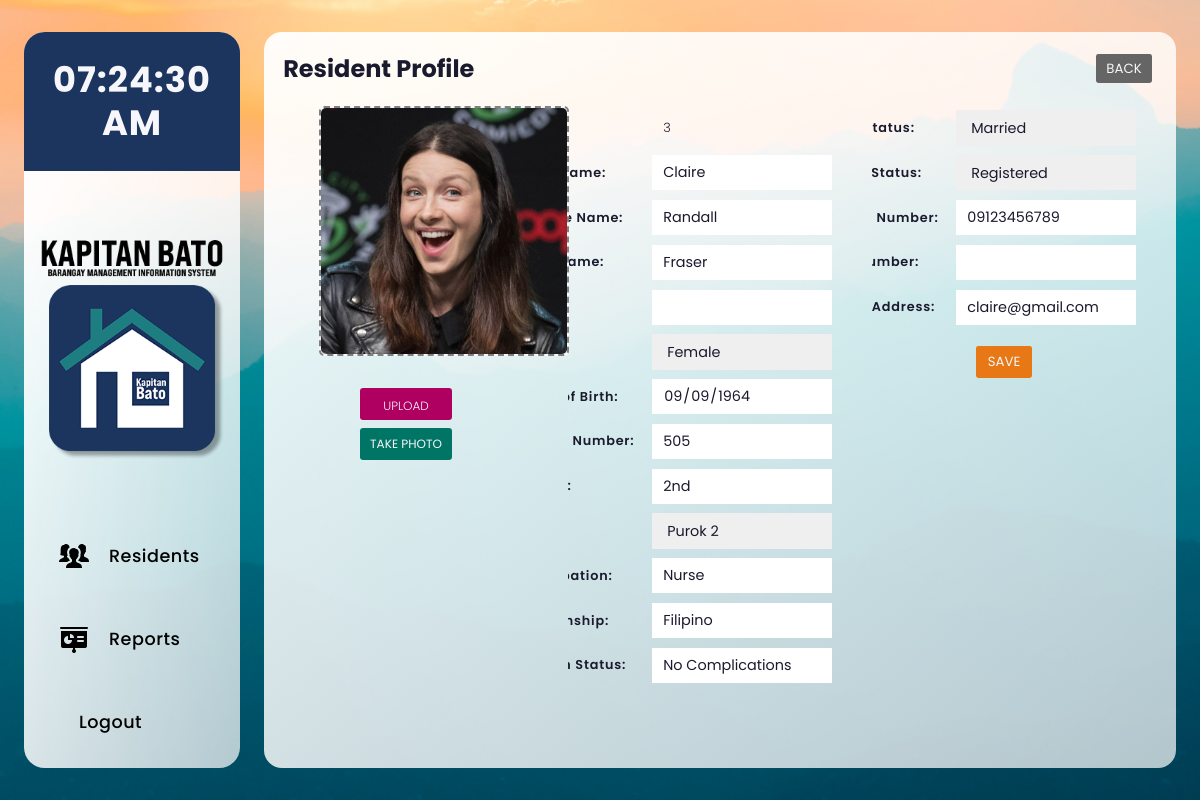
The page /n_residents/edit.php?id=3 (signed in) on the database its author committed.
### tables this page shows
CREATE TABLE `residents` (
  `id` int(11) NOT NULL,
  `first_name` varchar(255) NOT NULL,
  `mid_name` varchar(255) NOT NULL,
  `last_name` varchar(255) NOT NULL,
  `suffix` varchar(255) NOT NULL,
  `sex` varchar(11) NOT NULL,
  `date_of_birth` date NOT NULL,
  `house_number` varchar(255) NOT NULL,
  `street` varchar(255) NOT NULL,
  `purok` varchar(255) NOT NULL,
  `occupation` varchar(255) NOT NULL,
  `citizenship` varchar(255) NOT NULL,
  `health_status` varchar(255) NOT NULL,
  `civil_status` varchar(255) NOT NULL,
  `voter_status` varchar(255) NOT NULL,
  `phone_number` varchar(255) NOT NULL,
  `tel_number` varchar(255) NOT NULL,
  `email` varchar(255) NOT NULL,
  `img_url` varchar(255) NOT NULL
);

### n_residents/edit.php (the view, shortened to what this page needs)
<?php
            include "../db_conn.php";
            $id = $_GET['id'];
            $squery =  mysqli_query($conn,"SELECT * FROM `residents` WHERE id = $id");
            while ($row = mysqli_fetch_array($squery))
            {
            ?>
<!DOCTYPE html>
<html lang="en" dir="ltr">
<head>
    <link rel="stylesheet" href="../css/style.css" />
</head>
<body>
    <main>
        <?php include('../navbar.php'); ?>
        <section>
            <div class="header">
                <h1>Resident Profile</h1>
                <a href="view-resident.php?id=<?php echo $id ?>">
                    <button class="back-btn">BACK</button>
                </a>
            </div>
            <div class="content">
                <div class="drag-area" id="pic">
                    <img src="image/<?php echo basename($row['img_url']);?>" alt="">
                </div>
                <div class="change-pic">
                        <div class="upload-btn-wrap">
                                <p> UPLOAD </p>
                        </div>
              <input type="button" class="pic-btn"id="myBtn" value="TAKE PHOTO">
              <?php include('modal_webcam.php'); ?>
              </div>
                <div class="infos-container">
                    <div class="infos">
                        <div class="add-info">
                            <h5>ID:</h5>
                            <p><?php echo $row['id']; ?></p>
                        </div>
                        <div class="add-info">
                            <h5>First Name:</h5>
                            <input type="text" name="first_name" value="<?php echo $row['first_name']; ?>">
                        </div>
                        <div class="add-info">
                            <h5>Middle Name:</h5>
                            <input type="text" name="mid_name" value="<?php echo $row['mid_name']; ?>">
                        </div>
                        <div class="add-info">
                            <h5>Last Name:</h5>
                            <input type="text" name="last_name" value="<?php echo $row['last_name']; ?>">
                        </div>
                        <div class="add-info">
                            <h5>Suffix:</h5>
                            <input type="text" name="suffix" value="<?php echo $row['suffix']; ?>">
                        </div>
                        <div class="add-info">
                            <h5>Sex:</h5>
                            <select name="sex" id="sex" value="<?php echo $row['sex']; ?>">
                                <option value="<?php echo $row['sex']; ?>" selected hidden><?php echo $row['sex']; ?>
                                </option>
                            </select>
                        </div>
                        <div class="add-info">
                            <h5>Date of Birth:</h5>
                            <input type="date" name="date_of_birth" value="<?php echo $row['date_of_birth']; ?>">
                        </div>
                        <div class="add-info">
                            <h5>House Number:</h5>
                            <input type="text" name="house_number" id="home-address"
                                value="<?php echo $row['house_number']; ?>">
                        </div>
                        <div class="add-info">
                            <h5>Street:</h5>
                            <input type="text" name="street" id="home-address" value="<?php echo $row['street']; ?>">
                        </div>
                        <div class="add-info">
                            <h5>Purok:</h5>
                            <select name="purok" id="prk" required>
                                <option value="<?php echo $row['purok']; ?>" selected hidden>
                                    <?php echo $row['purok']; ?></option>
                            </select>
                        </div>
                        <div class="add-info">
                            <h5>Occupation:</h5>
                            <input type="text" name="occ" value="<?php echo $row['occupation']; ?>">
                        </div>
                        <div class="add-info">
                            <h5>Citizenship:</h5>
                            <input type="text" name="citi" value="<?php echo $row['citizenship']; ?>">
                        </div>
                        <div class="add-info">
                            <h5>Health Status:</h5>
                            <input type="text" name="health" value="<?php echo $row['health_status']; ?>">
                        </div>
                    </div>
                    <div class="infos">
                        <div class="add-info">
                            <h5>Civil Status:</h5>
                            <select name="civil_status" id="civ-stat">
                                <option value="<?php echo $row['civil_status']; ?>" selected hidden>
                                    <?php echo $row['civil_status']; ?></option>
                            </select>
                        </div>
                        <div class="add-info">
                            <h5>Voter Status:</h5>
                            <select name="voter_status" id="voter-stat">
                                <option value="<?php echo $row['voter_status']; ?>" selected hidden>
                                    <?php echo $row['voter_status']; ?></option>
                            </select>
                        </div>
                        <div class="add-info">
                            <h5>Phone Number:</h5>
                            <input type="text" name="phone_number" value="<?php echo $row['phone_number']; ?>">
                        </div>
                        <div class="add-info">
                            <h5>Tel. Number:</h5>
                            <input type="text" name="tel_number" value="<?php echo $row['tel_number']; ?>">
                        </div>
                        <div class="add-info">
                            <h5>Email Address:</h5>
                            <input type="text" name="email" value="<?php echo $row['email']; ?>">
                        </div>
                        <button class="save-btn" name="btn_update" onClick="updatepicture()">SAVE</button>
                    </div>
                    <?php
            }
            ?>
                </div>
            </div>
        </section>
    </main>
</body>
</html>

### navbar.php (shortened to what this page needs)
<nav>
    <?php include('../nav-time-date.php'); ?>
    <div class="dashboard-logo">
        <img src="../img/kbnav-logo.png" alt="" />
    </div>
    <div class="links">
        <a href="../n_residents/residents.php" class="link">
            <img src="../img/icons/residents-60.png" alt="" />
            <h3>Residents</h3>
        </a>
        <a href="../n_reports/reports.php" class="link">
            <img src="../img/icons/reports-60.png" alt="" />
            <h3>Reports</h3>
        </a>
        <a href="../logout.php" class="link">
             <h3>Logout</h3>
        </a>
    </div>
</nav>

### nav-time-date.php (shortened to what this page needs)
<div class="time-date">
	<div id="nav-time" class="nav-item">
	</div>
</div>

### css/style.css (style rules this page uses)
* { margin: 0; padding: 0; overflow: hidden; box-sizing: border-box; font-family: "Poppins", sans-serif; height: auto; width: auto; color: var(--black-color); }
h1 { font-weight: 700; }
h5 { font-weight: 600; }
p { font-weight: 300; }
button, input[type="button"] { transition: ease 0.25s; }
button { border-radius: 0.15rem; }
:root { --primary-color: #1c355e; --white-color: #f7f6fb; --black-color: #1a1a2e; --red-color: #d41e21; --green-color: #38b000; --blue-color: #01497c; }
main { height: 100vh; width: 100%; background: url("../img/kb-bg.jpg") fixed center; background-size: cover; display: flex; align-items: center; justify-content: space-evenly; }
nav { height: 92%; width: 18%; display: flex; flex-direction: column; align-items: center; background: linear-gradient( to right bottom, rgba(255, 255, 255, 1), rgba(255, 255, 255, 0.7) ); border-radius: 1.3rem; }
.time-date { flex: auto; width: 100%; height: 5%; display: flex; flex-direction: column; justify-content: center; align-items: center; background: var(--primary-color); padding: 20px 0; margin-bottom: 15px; text-align: center; }
#nav-time { color: var(--white-color); font-weight: 700; font-size: 2.2rem; line-height: 2.7rem; letter-spacing: 1px; }
.dashboard-logo { flex: auto; width: 85%; display: flex; justify-content: center; align-items: center; }
.links { display: flex; flex: auto; width: 100%; flex-direction: column; justify-content: center; margin: 5px; }
.link { width: 100%; flex: auto; display: flex; align-items: center; text-align: center; padding: 5px 0 5px 35px; margin: 5px 0; position: relative; text-decoration: none; transition: 0.3s ease; }
.link h3 { text-decoration: none; color: black; font-size: 1.1rem; font-weight: 500; letter-spacing: 0.5px; display: flex; justify-content: center; align-items: center; }
.link img { height: 30px; margin-right: 20px; }
.infos-container { display: flex; margin-left: 8rem; }
.infos { height: 100%; display: flex; flex-direction: column; align-items: center; margin-right: 2.5rem; }
.back-btn { height: 1.8rem; width: 3.5rem; margin: 0.3rem; background: #656565; color: var(--white-color); border: none; cursor: pointer; }
.drag-area { background: var(--white-color); border: 2px dashed gray; height: 250px; width: 250px; border-radius: 5px; margin-right: 15px; position: absolute; left: 55px; display: flex; align-items: center; justify-content: center; flex-direction: column; }
.drag-area img { height: 100%; width: 100%; object-fit: cover; border-radius: 5px; }
.upload-btn-wrap { position: relative; height: 2rem; width: 5.75rem; padding: 0.55rem 0.85rem 0 0.85rem; margin: 0.25rem 0.3rem; background-color: #af0061; border-radius: 0.2rem; overflow: hidden; cursor: pointer; font-size: 0.75rem; transition: ease 0.2s; }
.upload-btn-wrap p { color: var(--white-color); text-align: center; cursor: pointer; }
.pic-btn { height: 2rem; width: 5.75rem; padding: 0.3rem; margin: 0.25rem 0.3rem; background-color: #007565; border-radius: 0.2rem; overflow: hidden; cursor: pointer; font-size: 0.75rem; color: var(--white-color); text-align: center; cursor: pointer; border: none; transition: ease 0.2s; }
.change-pic { position: absolute; top: 42%; left: 10%; }
.add-info { height: auto; margin: 0.3rem; display: flex; justify-content: center; align-items: center; }
.add-info h5 { font-size: 0.8rem; width: 8rem !important; height: 2.2rem; letter-spacing: 0.05rem; display: flex; align-items: center; }
.add-info p { width: 14rem; height: 2.2rem; display: flex; align-items: center; padding: 0.7rem; font-size: 0.8rem; }
.add-info input, .add-info select { width: 14rem; height: 2.2rem; border: none; padding: 0.3rem 0.7rem; font-size: 0.9rem; }
.save-btn { background: #e77815; color: var(--white-color); height: 2rem; width: 3.5rem; margin: 1rem; border: none; cursor: pointer; }
section { height: 92%; width: 76%; display: flex; flex-direction: column; justify-content: space-between; position: relative; border-radius: 18px; background: linear-gradient( to right bottom, rgba(255, 255, 255, 0.95), rgba(255, 255, 255, 0.7) ); }
.header { width: auto; height: 10%; display: flex; justify-content: space-between; align-items: center; padding: 1.2rem; }
.content { width: 100%; height: 90%; display: flex; justify-content: center; position: relative; }

### n_residents/modal_webcam.php (style rules this page uses)
body { font-family: Arial, Helvetica, sans-serif; }

### rows shown on the page
residents: img_url (picture), id "3", first_name "Claire", mid_name "Randall", last_name "Fraser", sex "Female", date_of_birth "09/09/1964", house_number "505", street "2nd", purok "Purok 2", occ "Nurse", citi "Filipino", health "No Complications", civil_status "Married", voter_status "Registered", phone_number "09123456789", email "claire@gmail.com"
